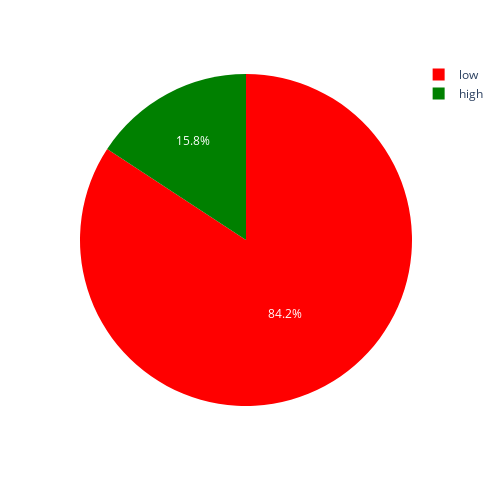

Notebook code cell kept with this figure:
### Code cell
label_colors = {'low': 'red', 'medium':'orange', 'high': 'green'}

country = [b'United States of America']
indices = np.where(ds_dr['country'].isin(country))[0]
df_us= ds_dr.isel(stations = indices).to_dataframe().reset_index()

df_us = df_us[(df_us['lat'].between(29, 34.6)) & (df_us['lon'].between(-82, -80))]

for dc in decode_cols:
    df_us[dc] = df_us[dc].str.decode("utf-8")

fig = px.scatter_mapbox(df_us, 
                    lat='lat', 
                    lon = 'lon',
                    color='nourishment_id_conf',
                    color_discrete_map= label_colors,
                    category_orders= {'reclamation_id_conf': list(label_colors.keys())},
                    hover_data= ['transect_id'],
                    center={'lat': df_us['lat'].mean(), 'lon': df_us['lon'].mean()},
                    mapbox_style='carto-positron', 
                    zoom=5.5,
                    width = 800,
                    height = 1000)


fig.update_layout(legend=dict(
    title="Confidence Level",
    ),
    title = 'Nourishment Identification')

nour_category_counts = df_us['nourishment_id_conf'].value_counts()
pie_fig_recl = px.pie(values=nour_category_counts, names=nour_category_counts.index, color_discrete_sequence = [label_colors[x] for x in nour_category_counts.index],
                      height = 500, width = 500)

fig.show(), pie_fig_recl.show()

### Figure 1 — Plotly figure (JSON) as saved in the notebook; plotly's stock layout.template omitted (floating-point values rounded to 4 significant figures)
{"data": [{"domain": {"x": [0, 1], "y": [0, 1]}, "hovertemplate": "label=%{label}<br>value=%{value}<extra></extra>", "labels": ["low", "high"], "legendgroup": "", "name": "", "showlegend": true, "type": "pie", "values": [155, 29]}], "layout": {"height": 500, "legend": {"tracegroupgap": 0}, "margin": {"t": 60}, "piecolorway": ["red", "green"], "width": 500}}
